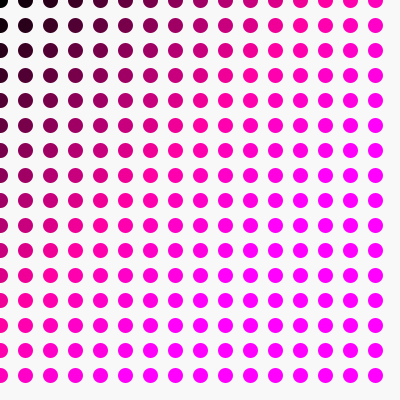
Frame 1 (no input)
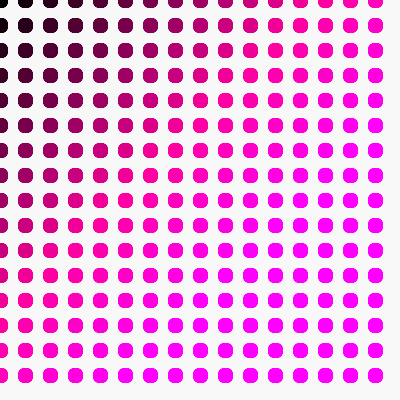
Frame 60 (the mouse pressed at the canvas centre just before this capture)
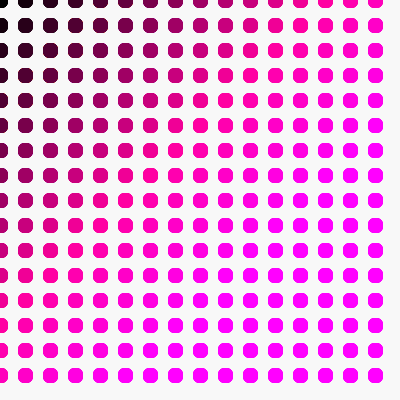
Frame 120 (the mouse held since frame 60 and released just before this capture)

The Processing sketch that drew these frames (run headless with seeded random() and noise(); from frame 60 on, the mouse is pressed at the canvas centre):

// Processing sketch: processing_584
// ── processing_584.pde

void setup (){
  size(400,400);
  background(248);
}

void draw(){
  // for(declaracion;comparacion;operacion);
  for (int x=0; x<400; x+=25){    // h= horizontal= x , v= vertical =y
    for ( int y=0; y<400; y+=25){
 //fill (255); // normal
 stroke((x+y)*0.80, (x+y) *0.0, (x+y)* 0.50); // degradado * multiplicacion, del rgb
strokeWeight (15);
 //rect (x,y,20,20);
 point (x,y);
  }
  }}
